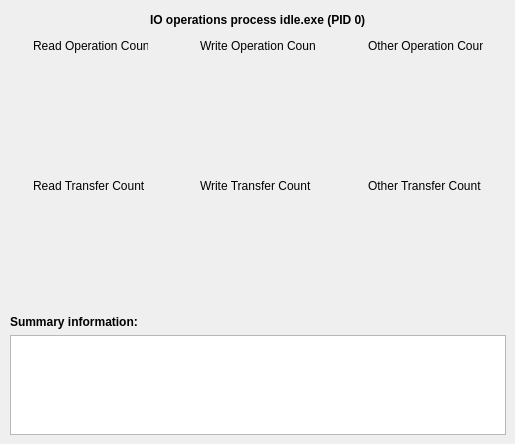
       <widget class="QWidget" name="tabIO">
        <attribute name="title">
         <string>IO</string>
        </attribute>
        <widget class="QWidget" name="layoutWidget_3">
         <property name="geometry">
          <rect>
           <x>10</x>
           <y>10</y>
           <width>496</width>
           <height>425</height>
          </rect>
         </property>
         <layout class="QVBoxLayout" name="verticalLayout_4">
          <item>
           <layout class="QHBoxLayout" name="horizontalLayout_18">
            <item>
             <spacer name="horizontalSpacer_22">
              <property name="orientation">
               <enum>Qt::Horizontal</enum>
              </property>
              <property name="sizeHint" stdset="0">
               <size>
                <width>40</width>
                <height>20</height>
               </size>
              </property>
             </spacer>
            </item>
            <item>
             <widget class="QLabel" name="lbIO">
              <property name="font">
               <font>
                <weight>75</weight>
                <bold>true</bold>
               </font>
              </property>
              <property name="text">
               <string>IO operations process idle.exe (PID 0)</string>
              </property>
             </widget>
            </item>
            <item>
             <spacer name="horizontalSpacer_23">
              <property name="orientation">
               <enum>Qt::Horizontal</enum>
              </property>
              <property name="sizeHint" stdset="0">
               <size>
                <width>40</width>
                <height>20</height>
               </size>
              </property>
             </spacer>
            </item>
           </layout>
          </item>
          <item>
           <layout class="QHBoxLayout" name="horizontalLayout_23">
            <item>
             <layout class="QHBoxLayout" name="horizontalLayout_25">
              <item>
               <spacer name="horizontalSpacer_28">
                <property name="orientation">
                 <enum>Qt::Horizontal</enum>
                </property>
                <property name="sizeHint" stdset="0">
                 <size>
                  <width>40</width>
                  <height>20</height>
                 </size>
                </property>
               </spacer>
              </item>
              <item>
               <widget class="QLabel" name="label_14">
                <property name="minimumSize">
                 <size>
                  <width>115</width>
                  <height>0</height>
                 </size>
                </property>
                <property name="maximumSize">
                 <size>
                  <width>115</width>
                  <height>16777215</height>
                 </size>
                </property>
                <property name="font">
                 <font>
                  <weight>50</weight>
                  <bold>false</bold>
                 </font>
                </property>
                <property name="styleSheet">
                 <string notr="true">qproperty-alignment: AlignCenter;</string>
                </property>
                <property name="text">
                 <string>Read Operation Count</string>
                </property>
               </widget>
              </item>
              <item>
               <spacer name="horizontalSpacer_29">
                <property name="orientation">
                 <enum>Qt::Horizontal</enum>
                </property>
                <property name="sizeHint" stdset="0">
                 <size>
                  <width>40</width>
                  <height>20</height>
                 </size>
                </property>
               </spacer>
              </item>
             </layout>
            </item>
            <item>
             <layout class="QHBoxLayout" name="horizontalLayout_26">
              <item>
               <spacer name="horizontalSpacer_30">
                <property name="orientation">
                 <enum>Qt::Horizontal</enum>
                </property>
                <property name="sizeHint" stdset="0">
                 <size>
                  <width>40</width>
                  <height>20</height>
                 </size>
                </property>
               </spacer>
              </item>
              <item>
               <widget class="QLabel" name="label_17">
                <property name="minimumSize">
                 <size>
                  <width>115</width>
                  <height>0</height>
                 </size>
                </property>
                <property name="maximumSize">
                 <size>
                  <width>115</width>
                  <height>16777215</height>
                 </size>
                </property>
                <property name="font">
                 <font>
                  <weight>50</weight>
                  <bold>false</bold>
                 </font>
                </property>
                <property name="styleSheet">
                 <string notr="true">qproperty-alignment: AlignCenter;</string>
                </property>
                <property name="text">
                 <string>Write Operation Count</string>
                </property>
               </widget>
              </item>
              <item>
               <spacer name="horizontalSpacer_31">
                <property name="orientation">
                 <enum>Qt::Horizontal</enum>
                </property>
                <property name="sizeHint" stdset="0">
                 <size>
                  <width>40</width>
                  <height>20</height>
                 </size>
                </property>
               </spacer>
              </item>
             </layout>
            </item>
            <item>
             <layout class="QHBoxLayout" name="horizontalLayout_27">
              <item>
               <spacer name="horizontalSpacer_32">
                <property name="orientation">
                 <enum>Qt::Horizontal</enum>
                </property>
                <property name="sizeHint" stdset="0">
                 <size>
                  <width>40</width>
                  <height>20</height>
                 </size>
                </property>
               </spacer>
              </item>
              <item>
               <widget class="QLabel" name="label_18">
                <property name="minimumSize">
                 <size>
                  <width>115</width>
                  <height>0</height>
                 </size>
                </property>
                <property name="maximumSize">
                 <size>
                  <width>115</width>
                  <height>16777215</height>
                 </size>
                </property>
                <property name="font">
                 <font>
                  <weight>50</weight>
                  <bold>false</bold>
                 </font>
                </property>
                <property name="styleSheet">
                 <string notr="true">qproperty-alignment: AlignCenter;</string>
                </property>
                <property name="text">
                 <string>Other Operation Count</string>
                </property>
               </widget>
              </item>
              <item>
               <spacer name="horizontalSpacer_33">
                <property name="orientation">
                 <enum>Qt::Horizontal</enum>
                </property>
                <property name="sizeHint" stdset="0">
                 <size>
                  <width>40</width>
                  <height>20</height>
                 </size>
                </property>
               </spacer>
              </item>
             </layout>
            </item>
           </layout>
          </item>
          <item>
           <layout class="QHBoxLayout" name="horizontalLayout_28">
            <item>
             <widget class="QCustomPlot" name="chartROC" native="true">
              <property name="sizePolicy">
               <sizepolicy hsizetype="Preferred" vsizetype="Expanding">
                <horstretch>0</horstretch>
                <verstretch>0</verstretch>
               </sizepolicy>
              </property>
              <property name="minimumSize">
               <size>
                <width>160</width>
                <height>100</height>
               </size>
              </property>
              <property name="maximumSize">
               <size>
                <width>16777215</width>
                <height>16777215</height>
               </size>
              </property>
             </widget>
            </item>
            <item>
             <widget class="QCustomPlot" name="chartWOC" native="true">
              <property name="minimumSize">
               <size>
                <width>160</width>
                <height>100</height>
               </size>
              </property>
             </widget>
            </item>
            <item>
             <widget class="QCustomPlot" name="chartOOC" native="true">
              <property name="minimumSize">
               <size>
                <width>160</width>
                <height>100</height>
               </size>
              </property>
             </widget>
            </item>
           </layout>
          </item>
          <item>
           <layout class="QHBoxLayout" name="horizontalLayout_29">
            <item>
             <layout class="QHBoxLayout" name="horizontalLayout_30">
              <item>
               <spacer name="horizontalSpacer_34">
                <property name="orientation">
                 <enum>Qt::Horizontal</enum>
                </property>
                <property name="sizeHint" stdset="0">
                 <size>
                  <width>40</width>
                  <height>20</height>
                 </size>
                </property>
               </spacer>
              </item>
              <item>
               <widget class="QLabel" name="label_19">
                <property name="sizePolicy">
                 <sizepolicy hsizetype="Preferred" vsizetype="Preferred">
                  <horstretch>0</horstretch>
                  <verstretch>0</verstretch>
                 </sizepolicy>
                </property>
                <property name="minimumSize">
                 <size>
                  <width>115</width>
                  <height>0</height>
                 </size>
                </property>
                <property name="maximumSize">
                 <size>
                  <width>115</width>
                  <height>16777215</height>
                 </size>
                </property>
                <property name="font">
                 <font>
                  <weight>50</weight>
                  <bold>false</bold>
                 </font>
                </property>
                <property name="styleSheet">
                 <string notr="true">qproperty-alignment: AlignCenter;</string>
                </property>
                <property name="text">
                 <string>Read Transfer Count</string>
                </property>
               </widget>
              </item>
              <item>
               <spacer name="horizontalSpacer_35">
                <property name="orientation">
                 <enum>Qt::Horizontal</enum>
                </property>
                <property name="sizeHint" stdset="0">
                 <size>
                  <width>40</width>
                  <height>20</height>
                 </size>
                </property>
               </spacer>
              </item>
             </layout>
            </item>
            <item>
             <layout class="QHBoxLayout" name="horizontalLayout_31">
              <item>
               <spacer name="horizontalSpacer_36">
                <property name="orientation">
                 <enum>Qt::Horizontal</enum>
                </property>
                <property name="sizeHint" stdset="0">
                 <size>
                  <width>40</width>
                  <height>20</height>
                 </size>
                </property>
               </spacer>
              </item>
              <item>
               <widget class="QLabel" name="label_20">
                <property name="sizePolicy">
                 <sizepolicy hsizetype="Preferred" vsizetype="Preferred">
                  <horstretch>0</horstretch>
                  <verstretch>0</verstretch>
                 </sizepolicy>
                </property>
                <property name="minimumSize">
                 <size>
                  <width>115</width>
                  <height>0</height>
                 </size>
                </property>
                <property name="maximumSize">
                 <size>
                  <width>115</width>
                  <height>16777215</height>
                 </size>
                </property>
                <property name="font">
                 <font>
                  <weight>50</weight>
                  <bold>false</bold>
                 </font>
                </property>
                <property name="styleSheet">
                 <string notr="true">qproperty-alignment: AlignCenter;</string>
                </property>
                <property name="text">
                 <string>Write Transfer Count</string>
                </property>
               </widget>
              </item>
              <item>
               <spacer name="horizontalSpacer_37">
                <property name="orientation">
                 <enum>Qt::Horizontal</enum>
                </property>
                <property name="sizeHint" stdset="0">
                 <size>
                  <width>40</width>
                  <height>20</height>
                 </size>
                </property>
               </spacer>
              </item>
             </layout>
            </item>
            <item>
             <layout class="QHBoxLayout" name="horizontalLayout_32">
              <item>
               <spacer name="horizontalSpacer_38">
                <property name="orientation">
                 <enum>Qt::Horizontal</enum>
                </property>
                <property name="sizeHint" stdset="0">
                 <size>
                  <width>40</width>
                  <height>20</height>
                 </size>
                </property>
               </spacer>
              </item>
              <item>
               <widget class="QLabel" name="label_21">
                <property name="sizePolicy">
                 <sizepolicy hsizetype="Preferred" vsizetype="Preferred">
                  <horstretch>0</horstretch>
                  <verstretch>0</verstretch>
                 </sizepolicy>
                </property>
                <property name="minimumSize">
                 <size>
                  <width>115</width>
                  <height>0</height>
                 </size>
                </property>
                <property name="maximumSize">
                 <size>
                  <width>115</width>
                  <height>16777215</height>
                 </size>
                </property>
                <property name="font">
                 <font>
                  <weight>50</weight>
                  <bold>false</bold>
                 </font>
                </property>
                <property name="styleSheet">
                 <string notr="true">qproperty-alignment: AlignCenter;</string>
                </property>
                <property name="text">
                 <string>Other Transfer Count</string>
                </property>
               </widget>
              </item>
              <item>
               <spacer name="horizontalSpacer_39">
                <property name="orientation">
                 <enum>Qt::Horizontal</enum>
                </property>
                <property name="sizeHint" stdset="0">
                 <size>
                  <width>40</width>
                  <height>20</height>
                 </size>
                </property>
               </spacer>
              </item>
             </layout>
            </item>
           </layout>
          </item>
          <item>
           <layout class="QHBoxLayout" name="horizontalLayout_33">
            <item>
             <widget class="QCustomPlot" name="chartRTC" native="true">
              <property name="sizePolicy">
               <sizepolicy hsizetype="Preferred" vsizetype="Expanding">
                <horstretch>0</horstretch>
                <verstretch>0</verstretch>
               </sizepolicy>
              </property>
              <property name="minimumSize">
               <size>
                <width>160</width>
                <height>100</height>
               </size>
              </property>
              <property name="maximumSize">
               <size>
                <width>16777215</width>
                <height>16777215</height>
               </size>
              </property>
             </widget>
            </item>
            <item>
             <widget class="QCustomPlot" name="chartWTC" native="true">
              <property name="minimumSize">
               <size>
                <width>160</width>
                <height>100</height>
               </size>
              </property>
             </widget>
            </item>
            <item>
             <widget class="QCustomPlot" name="chartOTC" native="true">
              <property name="minimumSize">
               <size>
                <width>160</width>
                <height>100</height>
               </size>
              </property>
             </widget>
            </item>
           </layout>
          </item>
          <item>
           <widget class="QLabel" name="lbMemUsageSummInfo_3">
            <property name="font">
             <font>
              <weight>75</weight>
              <bold>true</bold>
             </font>
            </property>
            <property name="text">
             <string>Summary information:</string>
            </property>
           </widget>
          </item>
          <item>
           <widget class="QTextEdit" name="teIO">
            <property name="sizePolicy">
             <sizepolicy hsizetype="Expanding" vsizetype="Preferred">
              <horstretch>0</horstretch>
              <verstretch>0</verstretch>
             </sizepolicy>
            </property>
            <property name="maximumSize">
             <size>
              <width>16777215</width>
              <height>100</height>
             </size>
            </property>
            <property name="font">
             <font>
              <family>Lucida Console</family>
              <pointsize>9</pointsize>
             </font>
            </property>
            <property name="readOnly">
             <bool>true</bool>
            </property>
           </widget>
          </item>
         </layout>
        </widget>
       </widget>
